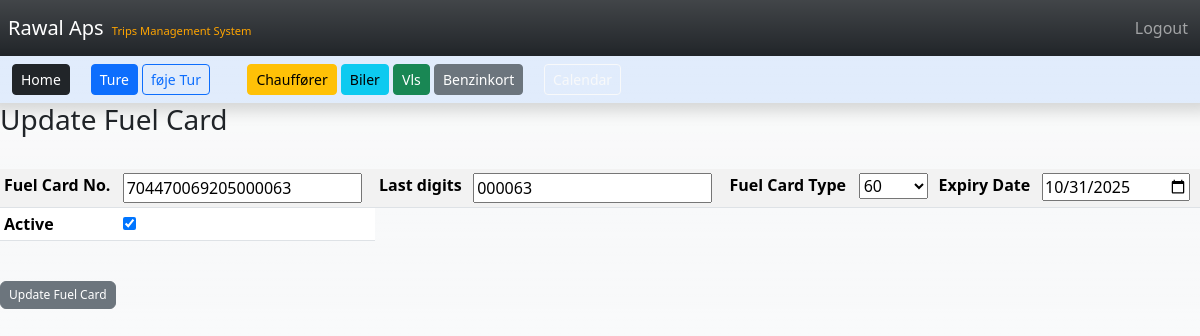
Screenshot of /update_fcard/1 (signed in) with the database file from the repository.
### TMS/models.py (models this page shows, shortened)
class FCard(models.Model):
	fcnr = models.CharField(max_length=25)
	lastdigits = models.CharField(max_length=8)
	FCTYPE_CHOICES = [
        ("60", "60"),
        ("61", "61"),
        ("61", "62"),
        ("61", "63"),
        ("61", "64"),
        ("61", "65"),
    ]
	fctype = models.CharField(choices=FCTYPE_CHOICES,default="63",blank=True,null=True,max_length=5)
	exp_date = models.DateField(blank=True,null=True,)
	is_active = models.BooleanField()
	created_at = models.DateTimeField(auto_now_add=True)

### TMS/views.py (the view)
# urls.py: path('update_fcard/<int:pk>', views.update_fcard, name='update_fcard'),
def update_fcard(request, pk):
    if request.user.is_authenticated:
        current_fcard = FCard.objects.get(id=pk)
        form = AddFCardForm(request.POST or None, instance=current_fcard)
        if form.is_valid():
            form.save()
            messages.success(request, "Fuel Card Has Been Updated!")
            return redirect('fcards')
        return render(request, 'update_fcard.html', {'form': form})
    else:
        messages.success(request, "You Must Be Logged In...")
        return redirect('home')

### TMS/forms.py
class AddFCardForm(forms.ModelForm):
	fcnr = forms.CharField(required=True, widget=forms.TextInput(attrs={"placeholder":"Fuel Card No."}), label="Fuel Card No.")
	lastdigits = forms.CharField(required=True, widget=forms.TextInput(attrs={"placeholder":"Last Digits"}), label="Last Digits of F. Card")
	exp_date = forms.DateField(required=True, widget=forms.TextInput(attrs={'type': 'date'}), label="Expiry Date")
	is_active = forms.BooleanField()
	class Meta:
		model = FCard
		exclude = ("user",)

### TMS/templates/update_fcard.html (shortened to what this page needs)
{% extends 'base.html' %}
{% block content %}
{% if user.is_authenticated %}
<div class="col">
	<h3>Update Fuel Card</h3>
	<br/>
	<form method="POST">
			<div class="table-responsive">
				<table class="table table-sm table-striped ">
					<tbody>
					<tr>
						<th scope="row">Fuel Card No.</th>
						<td > {{ form.fcnr }}</td>
						<th scope="row">Last digits</th>
						<td>{{ form.lastdigits }}</td>
						<th scope="row">Fuel Card Type</th>
						<td>{{ form.fctype }}</td>
						<th scope="row">Expiry Date</th>
						<td>{{ form.exp_date }}</td>
					</tr>
						<th scope="row">Active </th>
						<td>{{ form.is_active }}</td>
					</tbody>
				</table>
				<div>
		<br/>
		<button type="submit" class="btn btn-secondary" style="--bs-btn-padding-y: .25rem; --bs-btn-padding-x: .5rem; --bs-btn-font-size: .75rem;">Update Fuel Card</button>
	</form>
</div>
{% endif %}
{% endblock %}

### rows the page displays
FCard: fcnr "704470069205000063", lastdigits "000063", fctype "60", exp_date "10/31/2025", is_active "☑"
